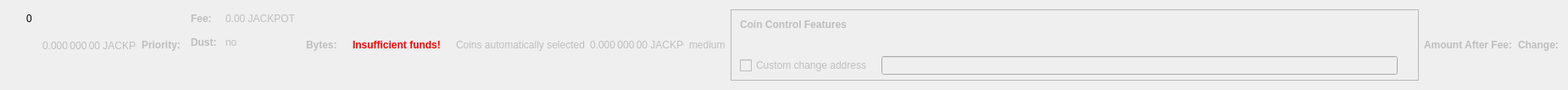
    <widget class="QWidget" name="dummyHideWidget" native="true">
     <property name="maximumSize">
      <size>
       <width>100</width>
       <height>22</height>
      </size>
     </property>
     <layout class="QHBoxLayout" name="dummyHideLayout">
      <item>
       <layout class="QFormLayout" name="formLayoutCoinControl1">
        <property name="horizontalSpacing">
         <number>10</number>
        </property>
        <property name="verticalSpacing">
         <number>14</number>
        </property>
        <property name="leftMargin">
         <number>10</number>
        </property>
        <property name="topMargin">
         <number>4</number>
        </property>
        <property name="rightMargin">
         <number>6</number>
        </property>
        <item row="0" column="1">
         <widget class="QLabel" name="labelCoinControlBytes">
          <property name="cursor">
           <cursorShape>IBeamCursor</cursorShape>
          </property>
          <property name="contextMenuPolicy">
           <enum>Qt::ActionsContextMenu</enum>
          </property>
          <property name="text">
           <string notr="true">0</string>
          </property>
          <property name="textInteractionFlags">
           <set>Qt::LinksAccessibleByMouse|Qt::TextSelectableByKeyboard|Qt::TextSelectableByMouse</set>
          </property>
         </widget>
        </item>
       </layout>
      </item>
      <item>
       <widget class="QLabel" name="labelCoinControlAfterFee">
        <property name="enabled">
         <bool>false</bool>
        </property>
        <property name="sizePolicy">
         <sizepolicy hsizetype="Fixed" vsizetype="Fixed">
          <horstretch>0</horstretch>
          <verstretch>0</verstretch>
         </sizepolicy>
        </property>
        <property name="minimumSize">
         <size>
          <width>111</width>
          <height>12</height>
         </size>
        </property>
        <property name="maximumSize">
         <size>
          <width>111</width>
          <height>12</height>
         </size>
        </property>
        <property name="cursor">
         <cursorShape>IBeamCursor</cursorShape>
        </property>
        <property name="contextMenuPolicy">
         <enum>Qt::ActionsContextMenu</enum>
        </property>
        <property name="text">
         <string notr="true">0.000 000 00 JACKPOT</string>
        </property>
        <property name="textInteractionFlags">
         <set>Qt::LinksAccessibleByMouse|Qt::TextSelectableByKeyboard|Qt::TextSelectableByMouse</set>
        </property>
       </widget>
      </item>
      <item>
       <widget class="QLabel" name="labelCoinControlPriorityText">
        <property name="enabled">
         <bool>false</bool>
        </property>
        <property name="font">
         <font>
          <weight>75</weight>
          <bold>true</bold>
         </font>
        </property>
        <property name="text">
         <string>Priority:</string>
        </property>
       </widget>
      </item>
      <item>
       <layout class="QHBoxLayout" name="horizontalLayout"/>
      </item>
      <item>
       <layout class="QFormLayout" name="formLayoutCoinControl3">
        <property name="horizontalSpacing">
         <number>10</number>
        </property>
        <property name="verticalSpacing">
         <number>14</number>
        </property>
        <property name="leftMargin">
         <number>6</number>
        </property>
        <property name="topMargin">
         <number>4</number>
        </property>
        <property name="rightMargin">
         <number>6</number>
        </property>
        <item row="0" column="0">
         <widget class="QLabel" name="labelCoinControlFeeText">
          <property name="enabled">
           <bool>false</bool>
          </property>
          <property name="font">
           <font>
            <weight>75</weight>
            <bold>true</bold>
           </font>
          </property>
          <property name="text">
           <string>Fee:</string>
          </property>
          <property name="margin">
           <number>0</number>
          </property>
         </widget>
        </item>
        <item row="0" column="1">
         <widget class="QLabel" name="labelCoinControlFee">
          <property name="enabled">
           <bool>false</bool>
          </property>
          <property name="cursor">
           <cursorShape>IBeamCursor</cursorShape>
          </property>
          <property name="contextMenuPolicy">
           <enum>Qt::ActionsContextMenu</enum>
          </property>
          <property name="text">
           <string notr="true">0.00 JACKPOT</string>
          </property>
          <property name="textInteractionFlags">
           <set>Qt::LinksAccessibleByMouse|Qt::TextSelectableByKeyboard|Qt::TextSelectableByMouse</set>
          </property>
         </widget>
        </item>
        <item row="1" column="0">
         <widget class="QLabel" name="labelCoinControlLowOutputText">
          <property name="enabled">
           <bool>false</bool>
          </property>
          <property name="font">
           <font>
            <weight>75</weight>
            <bold>true</bold>
           </font>
          </property>
          <property name="text">
           <string>Dust:</string>
          </property>
         </widget>
        </item>
        <item row="1" column="1">
         <widget class="QLabel" name="labelCoinControlLowOutput">
          <property name="enabled">
           <bool>false</bool>
          </property>
          <property name="cursor">
           <cursorShape>IBeamCursor</cursorShape>
          </property>
          <property name="contextMenuPolicy">
           <enum>Qt::ActionsContextMenu</enum>
          </property>
          <property name="text">
           <string>no</string>
          </property>
          <property name="textInteractionFlags">
           <set>Qt::LinksAccessibleByMouse|Qt::TextSelectableByKeyboard|Qt::TextSelectableByMouse</set>
          </property>
         </widget>
        </item>
       </layout>
      </item>
      <item>
       <widget class="QLabel" name="labelCoinControlBytesText">
        <property name="enabled">
         <bool>false</bool>
        </property>
        <property name="font">
         <font>
          <weight>75</weight>
          <bold>true</bold>
         </font>
        </property>
        <property name="text">
         <string>Bytes:</string>
        </property>
       </widget>
      </item>
      <item>
       <layout class="QFormLayout" name="formLayoutCoinControl2">
        <property name="horizontalSpacing">
         <number>10</number>
        </property>
        <property name="verticalSpacing">
         <number>14</number>
        </property>
        <property name="leftMargin">
         <number>6</number>
        </property>
        <property name="topMargin">
         <number>4</number>
        </property>
        <property name="rightMargin">
         <number>6</number>
        </property>
       </layout>
      </item>
      <item>
       <layout class="QHBoxLayout" name="horizontalLayoutCoinControl2">
        <property name="spacing">
         <number>8</number>
        </property>
        <property name="bottomMargin">
         <number>10</number>
        </property>
       </layout>
      </item>
      <item>
       <widget class="QLabel" name="labelCoinControlInsuffFunds">
        <property name="enabled">
         <bool>false</bool>
        </property>
        <property name="minimumSize">
         <size>
          <width>0</width>
          <height>0</height>
         </size>
        </property>
        <property name="font">
         <font>
          <weight>75</weight>
          <bold>true</bold>
         </font>
        </property>
        <property name="styleSheet">
         <string notr="true">color:red;font-weight:bold;</string>
        </property>
        <property name="text">
         <string>Insufficient funds!</string>
        </property>
        <property name="margin">
         <number>5</number>
        </property>
       </widget>
      </item>
      <item>
       <layout class="QFormLayout" name="formLayoutCoinControl4">
        <property name="horizontalSpacing">
         <number>10</number>
        </property>
        <property name="verticalSpacing">
         <number>14</number>
        </property>
        <property name="leftMargin">
         <number>6</number>
        </property>
        <property name="topMargin">
         <number>4</number>
        </property>
        <property name="rightMargin">
         <number>6</number>
        </property>
       </layout>
      </item>
      <item>
       <widget class="QLabel" name="labelCoinControlAutomaticallySelected">
        <property name="enabled">
         <bool>false</bool>
        </property>
        <property name="sizePolicy">
         <sizepolicy hsizetype="Fixed" vsizetype="Fixed">
          <horstretch>0</horstretch>
          <verstretch>0</verstretch>
         </sizepolicy>
        </property>
        <property name="minimumSize">
         <size>
          <width>0</width>
          <height>0</height>
         </size>
        </property>
        <property name="maximumSize">
         <size>
          <width>240</width>
          <height>16777215</height>
         </size>
        </property>
        <property name="text">
         <string>Coins automatically selected</string>
        </property>
        <property name="margin">
         <number>5</number>
        </property>
       </widget>
      </item>
      <item>
       <widget class="QLabel" name="labelCoinControlChange">
        <property name="enabled">
         <bool>false</bool>
        </property>
        <property name="sizePolicy">
         <sizepolicy hsizetype="Fixed" vsizetype="Fixed">
          <horstretch>0</horstretch>
          <verstretch>0</verstretch>
         </sizepolicy>
        </property>
        <property name="minimumSize">
         <size>
          <width>111</width>
          <height>0</height>
         </size>
        </property>
        <property name="maximumSize">
         <size>
          <width>111</width>
          <height>16777215</height>
         </size>
        </property>
        <property name="cursor">
         <cursorShape>IBeamCursor</cursorShape>
        </property>
        <property name="contextMenuPolicy">
         <enum>Qt::ActionsContextMenu</enum>
        </property>
        <property name="text">
         <string notr="true">0.000 000 00 JACKPOT</string>
        </property>
        <property name="textInteractionFlags">
         <set>Qt::LinksAccessibleByMouse|Qt::TextSelectableByKeyboard|Qt::TextSelectableByMouse</set>
        </property>
       </widget>
      </item>
      <item>
       <widget class="QLabel" name="labelCoinControlPriority">
        <property name="enabled">
         <bool>false</bool>
        </property>
        <property name="cursor">
         <cursorShape>IBeamCursor</cursorShape>
        </property>
        <property name="contextMenuPolicy">
         <enum>Qt::ActionsContextMenu</enum>
        </property>
        <property name="text">
         <string>medium</string>
        </property>
        <property name="textInteractionFlags">
         <set>Qt::LinksAccessibleByMouse|Qt::TextSelectableByKeyboard|Qt::TextSelectableByMouse</set>
        </property>
       </widget>
      </item>
      <item>
       <widget class="QFrame" name="frameCoinControl">
        <property name="sizePolicy">
         <sizepolicy hsizetype="Expanding" vsizetype="Expanding">
          <horstretch>0</horstretch>
          <verstretch>0</verstretch>
         </sizepolicy>
        </property>
        <property name="maximumSize">
         <size>
          <width>16777215</width>
          <height>16777215</height>
         </size>
        </property>
        <property name="frameShape">
         <enum>QFrame::StyledPanel</enum>
        </property>
        <property name="frameShadow">
         <enum>QFrame::Sunken</enum>
        </property>
        <layout class="QVBoxLayout" name="verticalLayoutCoinControl2_2">
         <property name="spacing">
          <number>0</number>
         </property>
         <property name="leftMargin">
          <number>0</number>
         </property>
         <property name="topMargin">
          <number>0</number>
         </property>
         <property name="rightMargin">
          <number>0</number>
         </property>
         <property name="bottomMargin">
          <number>6</number>
         </property>
         <item>
          <layout class="QVBoxLayout" name="verticalLayoutCoinControl" stretch="0,0,0,1">
           <property name="spacing">
            <number>0</number>
           </property>
           <property name="leftMargin">
            <number>10</number>
           </property>
           <property name="topMargin">
            <number>10</number>
           </property>
           <item>
            <layout class="QHBoxLayout" name="horizontalLayoutCoinControl1">
             <property name="bottomMargin">
              <number>15</number>
             </property>
             <item>
              <widget class="QLabel" name="labelCoinControlFeatures">
               <property name="enabled">
                <bool>false</bool>
               </property>
               <property name="sizePolicy">
                <sizepolicy hsizetype="Preferred" vsizetype="Maximum">
                 <horstretch>0</horstretch>
                 <verstretch>0</verstretch>
                </sizepolicy>
               </property>
               <property name="font">
                <font>
                 <weight>75</weight>
                 <bold>true</bold>
                </font>
               </property>
               <property name="styleSheet">
                <string notr="true">font-weight:bold;</string>
               </property>
               <property name="text">
                <string>Coin Control Features</string>
               </property>
              </widget>
             </item>
            </layout>
           </item>
           <item>
            <widget class="QWidget" name="widgetCoinControl" native="true">
             <property name="sizePolicy">
              <sizepolicy hsizetype="Preferred" vsizetype="Preferred">
               <horstretch>0</horstretch>
               <verstretch>0</verstretch>
              </sizepolicy>
             </property>
             <property name="minimumSize">
              <size>
               <width>0</width>
               <height>0</height>
              </size>
             </property>
             <property name="styleSheet">
              <string notr="true"/>
             </property>
             <layout class="QHBoxLayout" name="horizontalLayoutCoinControl5_2">
              <property name="leftMargin">
               <number>0</number>
              </property>
              <property name="topMargin">
               <number>0</number>
              </property>
              <property name="rightMargin">
               <number>0</number>
              </property>
              <property name="bottomMargin">
               <number>0</number>
              </property>
              <item>
               <layout class="QHBoxLayout" name="horizontalLayoutCoinControl3">
                <property name="spacing">
                 <number>20</number>
                </property>
                <property name="topMargin">
                 <number>0</number>
                </property>
                <property name="bottomMargin">
                 <number>10</number>
                </property>
               </layout>
              </item>
             </layout>
            </widget>
           </item>
           <item>
            <layout class="QHBoxLayout" name="horizontalLayoutCoinControl4" stretch="0,0,0">
             <property name="spacing">
              <number>12</number>
             </property>
             <property name="sizeConstraint">
              <enum>QLayout::SetDefaultConstraint</enum>
             </property>
             <property name="topMargin">
              <number>5</number>
             </property>
             <property name="rightMargin">
              <number>5</number>
             </property>
             <item>
              <widget class="QCheckBox" name="checkBoxCoinControlChange">
               <property name="enabled">
                <bool>false</bool>
               </property>
               <property name="toolTip">
                <string>If this is activated, but the change address is empty or invalid, change will be sent to a newly generated address.</string>
               </property>
               <property name="text">
                <string>Custom change address</string>
               </property>
              </widget>
             </item>
             <item>
              <widget class="QValidatedLineEdit" name="lineEditCoinControlChange">
               <property name="enabled">
                <bool>false</bool>
               </property>
               <property name="sizePolicy">
                <sizepolicy hsizetype="Expanding" vsizetype="Fixed">
                 <horstretch>0</horstretch>
                 <verstretch>0</verstretch>
                </sizepolicy>
               </property>
              </widget>
             </item>
             <item>
              <widget class="QLabel" name="labelCoinControlChangeLabel_2">
               <property name="sizePolicy">
                <sizepolicy hsizetype="Preferred" vsizetype="Expanding">
                 <horstretch>0</horstretch>
                 <verstretch>0</verstretch>
                </sizepolicy>
               </property>
               <property name="minimumSize">
                <size>
                 <width>0</width>
                 <height>0</height>
                </size>
               </property>
               <property name="text">
                <string/>
               </property>
               <property name="margin">
                <number>3</number>
               </property>
              </widget>
             </item>
            </layout>
           </item>
           <item>
            <spacer name="verticalSpacerCoinControl">
             <property name="orientation">
              <enum>Qt::Vertical</enum>
             </property>
             <property name="sizeHint" stdset="0">
              <size>
               <width>800</width>
               <height>1</height>
              </size>
             </property>
            </spacer>
           </item>
          </layout>
         </item>
        </layout>
       </widget>
      </item>
      <item>
       <widget class="QLabel" name="labelCoinControlAfterFeeText">
        <property name="enabled">
         <bool>false</bool>
        </property>
        <property name="minimumSize">
         <size>
          <width>0</width>
          <height>0</height>
         </size>
        </property>
        <property name="maximumSize">
         <size>
          <width>16777215</width>
          <height>16777215</height>
         </size>
        </property>
        <property name="font">
         <font>
          <weight>75</weight>
          <bold>true</bold>
         </font>
        </property>
        <property name="text">
         <string>Amount After Fee:</string>
        </property>
        <property name="alignment">
         <set>Qt::AlignLeading|Qt::AlignLeft|Qt::AlignVCenter</set>
        </property>
        <property name="margin">
         <number>0</number>
        </property>
       </widget>
      </item>
      <item>
       <widget class="QLabel" name="labelCoinControlChangeText">
        <property name="enabled">
         <bool>false</bool>
        </property>
        <property name="sizePolicy">
         <sizepolicy hsizetype="Preferred" vsizetype="Preferred">
          <horstretch>0</horstretch>
          <verstretch>0</verstretch>
         </sizepolicy>
        </property>
        <property name="minimumSize">
         <size>
          <width>0</width>
          <height>0</height>
         </size>
        </property>
        <property name="maximumSize">
         <size>
          <width>16777215</width>
          <height>16777215</height>
         </size>
        </property>
        <property name="font">
         <font>
          <weight>75</weight>
          <bold>true</bold>
         </font>
        </property>
        <property name="text">
         <string>Change:</string>
        </property>
        <property name="alignment">
         <set>Qt::AlignLeading|Qt::AlignLeft|Qt::AlignVCenter</set>
        </property>
       </widget>
      </item>
     </layout>
    </widget>
